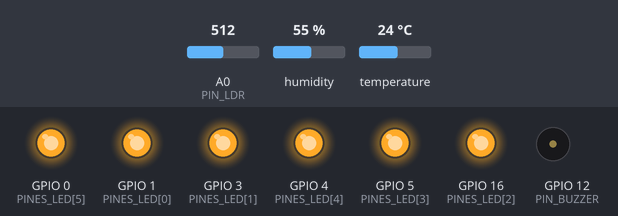
A sketch run on a simulated ESP8266 (NodeMCU). Parts: output pins drawn as LEDs (lit = HIGH), buzzer (waves = sounding, pin HIGH). Dashed ring = blinking. Inputs (shaded band) come from the test bench; at power-on: temperature 24 °C, A0 (PIN_LDR) = 512, humidity 55 %. WiFi joins after 1.5 s; servers stay silent unless stated.

Above: at 4.8 s.
4.9 s: temperature set to 31 °C
7.8 s: temperature set to 34 °C
At 10.13 s:
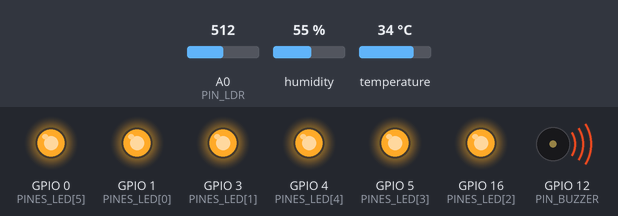
At 10.62 s:
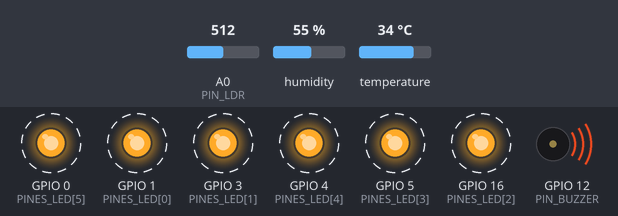
Timing chart, 0 to 18.2 s (numbered marks = the images above; inputs shaded):
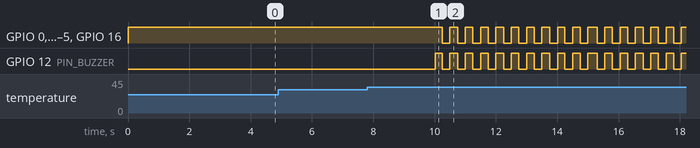

The sketch:

AgroFly_Firmware.ino
```cpp
#include <ESP8266WiFi.h>
#include <DHT.h>
#include <ThingSpeak.h>

// ================= CONFIGURACIÓN DE CREDENCIALES =================
const char* WIFI_SSID = "Portal_IS-IR";
const char* WIFI_PASS = "S4telit3";

const unsigned long SECRET_CH_ID = 3543378;
const char* SECRET_WRITE_APIKEY = "GQ74YWTHQR33J57K";
// =================================================================

// ================= DEFINICIÓN DE PINES Y HARDWARE ================
#define PIN_DHT    14    // D5 (GPIO 14) - Sensor de Temperatura y Humedad DHT11
#define PIN_LDR    A0    // A0 (ADC0)    - 2do Sensor: Fotorresistencia LDR (Luz ambiental en pista)
#define PIN_BUZZER 12    // D6 (GPIO 12) - 2do Actuador: Buzzer sonoro de alerta
#define DHTTYPE    DHT11

// Pines del bloque LED de pista (incluye pines de esquina por compatibilidad física)
const int PINES_LED[] = {1, 3, 16, 5, 4, 0};
const int CANT_PINES_LED = 6;

// ================= CONSTANTES Y UMBRALES OPERATIVOS ==============
// Cambiá UMBRAL_TEMP a 20.0 para grabar el Punto 3 (Video en estado de ALERTA)
// Dejalo en 32.0 para estado NORMAL (LED fijo)
const float UMBRAL_TEMP = 32.0;
const int UMBRAL_LUZ_BAJA = 300;         // Umbral analógico (0-1023) para detección de visibilidad en pista

const unsigned long INTERVALO_LECTURA    = 2000;  // 2 s entre lecturas de sensores
const unsigned long INTERVALO_THINGSPEAK = 15000; // 15 s entre envíos a la nube
const unsigned long INTERVALO_ALARMA     = 250;   // 250 ms para baliza estroboscópica y sirena

// ================= OBJETOS Y VARIABLES GLOBALES ==================
DHT dht(PIN_DHT, DHTTYPE);
WiFiClient client;

unsigned long ultimoTiempoLectura    = 0;
unsigned long ultimoTiempoThingSpeak = 0;
unsigned long ultimoTiempoAlarma     = 0;

float temperaturaActual = 25.0;
float humedadActual     = 60.0;
int nivelLuzActual      = 500;

bool alarmaTermicaActiva = false;
bool bajaVisibilidad     = false;
bool estadoPulsoAlerta   = false;

// ================= PROTOTIPOS DE FUNCIONES AUXILIARES ============
void inicializarHardware();
void inicializarComunicaciones();
void establecerEstadoLED(int estado);
void leerSensores();
void evaluarEstadoSistema();
void gestionarActuadores(unsigned long tiempoActual);
void enviarTelemetriaThingSpeak();

// ================= FUNCIÓN PRINCIPAL DE ARRANQUE =================
void setup() {
  inicializarHardware();
  inicializarComunicaciones();
}

// ================= BUCLE PRINCIPAL NO BLOQUEANTE =================
void loop() {
  unsigned long tiempoActual = millis();

  // 1. Tarea periódica: Lectura de sensores y evaluación de umbrales
  if (tiempoActual - ultimoTiempoLectura >= INTERVALO_LECTURA) {
    ultimoTiempoLectura = tiempoActual;
    leerSensores();
    evaluarEstadoSistema();
  }

  // 2. Tarea continua: Control no bloqueante de actuadores (LED de pista + Buzzer)
  gestionarActuadores(tiempoActual);

  // 3. Tarea periódica: Transmisión de telemetría a ThingSpeak
  if (tiempoActual - ultimoTiempoThingSpeak >= INTERVALO_THINGSPEAK) {
    ultimoTiempoThingSpeak = tiempoActual;
    enviarTelemetriaThingSpeak();
  }
}

// ================= IMPLEMENTACIÓN DE FUNCIONES ===================

void inicializarHardware() {
  // Habilitar pines TX/RX como GPIO estándar para el LED externo de la maqueta
  pinMode(1, FUNCTION_3);
  pinMode(3, FUNCTION_3);

  for (int i = 0; i < CANT_PINES_LED; i++) {
    pinMode(PINES_LED[i], OUTPUT);
  }

  pinMode(PIN_BUZZER, OUTPUT);
  digitalWrite(PIN_BUZZER, LOW);

  // Estado inicial: Pista iluminada y buzzer apagado
  establecerEstadoLED(HIGH);
  dht.begin();
}

void inicializarComunicaciones() {
  WiFi.mode(WIFI_STA);
  WiFi.begin(WIFI_SSID, WIFI_PASS);
  ThingSpeak.begin(client);
}

void establecerEstadoLED(int estado) {
  for (int i = 0; i < CANT_PINES_LED; i++) {
    digitalWrite(PINES_LED[i], estado);
  }
}

void leerSensores() {
  // Lectura del Sensor 1: DHT11 (Temperatura del motor y Humedad relativa)
  float t = dht.readTemperature();
  float h = dht.readHumidity();

  if (!isnan(t) && !isnan(h)) {
    temperaturaActual = t;
    humedadActual = h;
  }

  // Lectura del Sensor 2: LDR en A0 (Luminosidad / Visibilidad en pista)
  nivelLuzActual = analogRead(PIN_LDR);
}

void evaluarEstadoSistema() {
  alarmaTermicaActiva = (temperaturaActual > UMBRAL_TEMP);
  bajaVisibilidad     = (nivelLuzActual < UMBRAL_LUZ_BAJA);
}

void gestionarActuadores(unsigned long tiempoActual) {
  if (alarmaTermicaActiva) {
    // MODO ALERTA: Parpadeo rápido del LED de pista + pitido intermitente del Buzzer con millis()
    if (tiempoActual - ultimoTiempoAlarma >= INTERVALO_ALARMA) {
      ultimoTiempoAlarma = tiempoActual;
      estadoPulsoAlerta = !estadoPulsoAlerta;

      establecerEstadoLED(estadoPulsoAlerta ? HIGH : LOW);
      digitalWrite(PIN_BUZZER, estadoPulsoAlerta ? HIGH : LOW);
    }
  } else {
    // MODO NORMAL: LED de pista encendido fijo (operación segura) y Buzzer en silencio
    establecerEstadoLED(HIGH);
    digitalWrite(PIN_BUZZER, LOW);
  }
}

void enviarTelemetriaThingSpeak() {
  if (WiFi.status() == WL_CONNECTED) {
    ThingSpeak.setField(1, temperaturaActual);
    ThingSpeak.setField(2, humedadActual);
    ThingSpeak.setField(3, nivelLuzActual); // Campo 3 para el nuevo sensor LDR
    ThingSpeak.writeFields(SECRET_CH_ID, SECRET_WRITE_APIKEY);
  }
}
```

Measured:
- the behaviour switches between 32 and 33 °C on temperature (found by bisection; images 0 and 1)
- after the input at 4.9 s, every drawn part: stays the same
- after the input at 7.8 s, GPIO 0 (PINES_LED[5]), GPIO 1 (PINES_LED[0]), GPIO 3 (PINES_LED[1]), GPIO 4 (PINES_LED[4]), GPIO 5 (PINES_LED[3]), GPIO 16 (PINES_LED[2]): alternates HIGH for 0.25 s and LOW for 0.25 s, starting after 2.5 s; GPIO 12 (PIN_BUZZER): alternates HIGH for 0.25 s and LOW for 0.25 s, starting after 2.2 s
